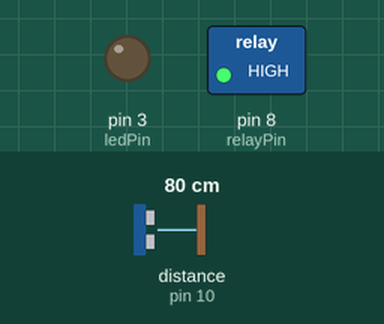
Bench run of a sketch on a simulated Arduino Uno, built with avr-gcc and run on an emulated ATmega328P. On the bench: switched loads named in the sketch (green lamp = pin HIGH), output pins drawn as LEDs (lit = HIGH). Wiring (inferred from the names in the program): ultrasonic range finder: trigger pin 9; echo pin 10. The test bench sets the inputs (shaded band); at power-on: distance to the obstacle (sensor on pin 10) 80 cm. The echo pulse lasts 58.3 µs per cm; pins used as bus, display or sensor lines are not drawn; what the sketch prints to the serial monitor is not drawn.

Above: at 1.2 s.
1.3 s: distance to the obstacle (sensor on pin 10) set to 2 cm
At 2.5 s:
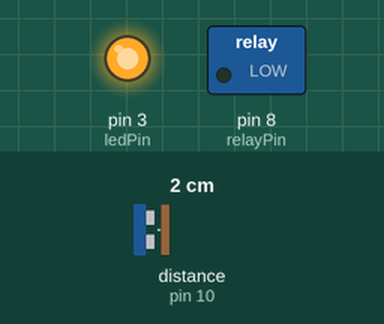
2.8 s: distance to the obstacle (sensor on pin 10) set to 4 cm
At 3.2 s:
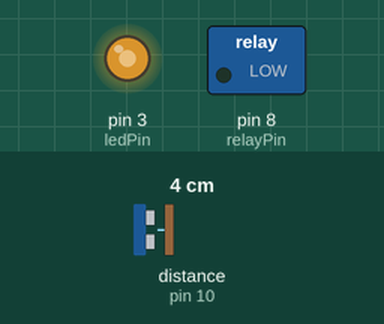
4.3 s: distance to the obstacle (sensor on pin 10) set to 2 cm
At 5.0 s:
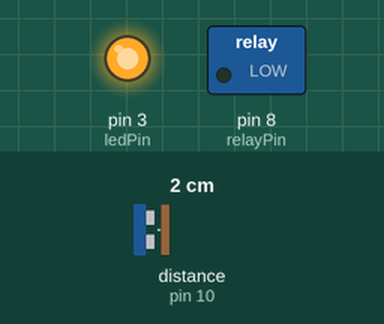
Timing chart, 0 to 7.3 s (numbered marks = the images above; inputs shaded):
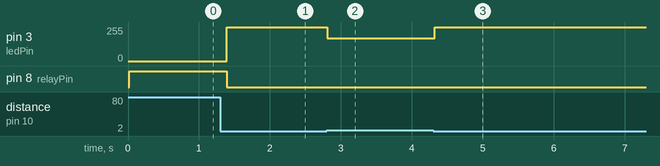

Measured:
- after the input at 1.3 s, pin 3 (ledPin): 0/255 → 255/255 after 0.09 s; pin 8 (relayPin): HIGH → LOW after 0.09 s
- after the input at 2.8 s, pin 3 (ledPin): 255/255 → 170/255 at once
- after the input at 4.3 s, pin 3 (ledPin): 170/255 → 255/255 at once

The sketch:

water_level_control.ino
```cpp
// 定義連接腳位
const int trigPin = 9;     // 超音波感測器 Trig
const int echoPin = 10;    // 超音波感測器 Echo
const int relayPin = 8;    // 繼電器控制腳位
const int ledPin = 3;      // LED PWM 控制腳位

// 定義水位閾值（公分）
const int HIGH_WATER_LEVEL = 2;   // 高水位（停止加水）
const int LOW_WATER_LEVEL = 5;    // 低水位（開始加水）
const int CHECK_INTERVAL = 100;   // 檢測間隔（毫秒）

// LED 亮度參數
const int MIN_BRIGHTNESS = 0;     // 最小亮度
const int MAX_BRIGHTNESS = 255;   // 最大亮度

// 系統狀態
bool isValveOpen = false;

void setup() {
  // 初始化腳位
  pinMode(trigPin, OUTPUT);
  pinMode(echoPin, INPUT);
  pinMode(relayPin, OUTPUT);
  pinMode(ledPin, OUTPUT);

  // 初始狀態：關閉電磁閥
  digitalWrite(relayPin, LOW);

  // 初始化序列通訊
  Serial.begin(115200);
  Serial.println("\n水位控制與LED顯示系統啟動");
  Serial.println("----------------------------------------");
  Serial.println("系統設定：");
  Serial.println("高水位（停止加水）：" + String(HIGH_WATER_LEVEL) + " cm");
  Serial.println("低水位（開始加水）：" + String(LOW_WATER_LEVEL) + " cm");
  Serial.println("----------------------------------------");
}

// 測量距離的函數
int measureDistance() {
  // 發送超音波脈衝
  digitalWrite(trigPin, LOW);
  delayMicroseconds(2);
  digitalWrite(trigPin, HIGH);
  delayMicroseconds(10);
  digitalWrite(trigPin, LOW);

  // 接收回波並計算距離
  long duration = pulseIn(echoPin, HIGH, 23529);

  // 檢查是否有效讀數
  if (duration == 0) {
    Serial.println("警告：超音波感測器讀取失敗");
    return -1;
  }

  // 換算成公分
  return duration * 0.034 / 2;
}

// 控制電磁閥
void controlValve(bool shouldOpen) {
  if (shouldOpen != isValveOpen) {
    digitalWrite(relayPin, shouldOpen ? HIGH : LOW);
    isValveOpen = shouldOpen;
    Serial.println(shouldOpen ? "開啟電磁閥" : "關閉電磁閥");
  }
}

// 控制 LED 亮度
void updateLED(int distance) {
  // 將距離映射到亮度值
  int brightness = map(distance, LOW_WATER_LEVEL, HIGH_WATER_LEVEL, MIN_BRIGHTNESS, MAX_BRIGHTNESS);
  brightness = constrain(brightness, MIN_BRIGHTNESS, MAX_BRIGHTNESS);

  // 設定 LED 亮度
  analogWrite(ledPin, brightness);

  Serial.print("LED亮度: ");
  Serial.println(brightness);
}

void loop() {
  // 測量當前水位
  int distance = measureDistance();

  // 檢查讀數是否有效
  if (distance < 0) {
    Serial.println("錯誤：無效的距離讀數，等待下次檢測");
    delay(CHECK_INTERVAL);
    return;
  }

  // 輸出當前狀態
  Serial.print("當前距離: ");
  Serial.print(distance);
  Serial.println(" cm");

  // 更新 LED 亮度
  updateLED(distance);

  // 根據水位控制電磁閥
  if (distance <= HIGH_WATER_LEVEL) {
    // 水位達到高水位，關閉電磁閥
    controlValve(false);
  } else if (distance >= LOW_WATER_LEVEL) {
    // 水位低於低水位，開啟電磁閥
    controlValve(true);
  }
  // 水位在中間範圍，保持當前狀態

  delay(CHECK_INTERVAL);
}
```
